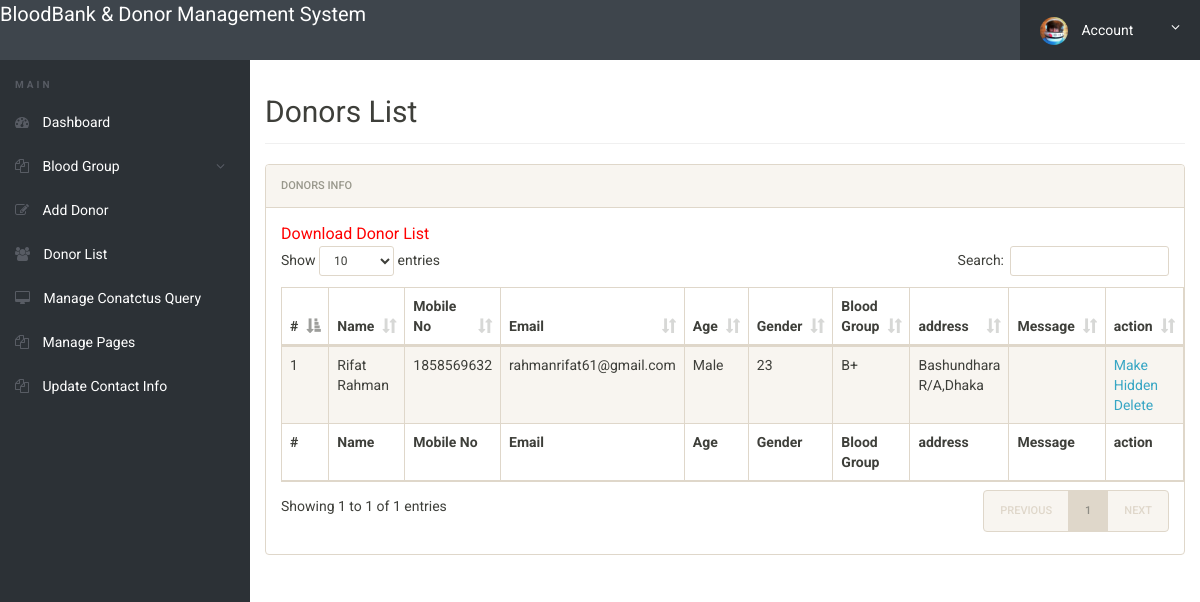
Screenshot of /admin/donor-list.php (signed in) with the database file from the repository.
### tables this page shows
CREATE TABLE `tblblooddonars` (
  `id` int(20) NOT NULL,
  `MobileNumber` int(50) NOT NULL,
  `FullName` varchar(50) NOT NULL,
  `EmailId` varchar(50) NOT NULL,
  `Gender` varchar(20) NOT NULL,
  `Age` int(20) NOT NULL,
  `BloodGroup` varchar(15) NOT NULL,
  `Address` varchar(50) NOT NULL,
  `Message` varchar(255) NOT NULL,
  `PostingDate` timestamp(6) NOT NULL DEFAULT current_timestamp(6) ON UPDATE current_timestamp(6),
  `status` int(20) NOT NULL
);

### admin/donor-list.php (the view, shortened to what this page needs)
<?php
include('includes/config.php');
if(strlen($_SESSION['alogin'])==0)
	{
header('location:index.php');
}
else{
 ?>
<!doctype html>
<html lang="en" class="no-js">
<head>
	<link rel="stylesheet" href="css/font-awesome.min.css">
	<link rel="stylesheet" href="css/bootstrap.min.css">
	<link rel="stylesheet" href="css/dataTables.bootstrap.min.css">
	<link rel="stylesheet" href="css/bootstrap-social.css">
	<link rel="stylesheet" href="css/bootstrap-select.css">
	<link rel="stylesheet" href="css/fileinput.min.css">
	<link rel="stylesheet" href="css/awesome-bootstrap-checkbox.css">
	<link rel="stylesheet" href="css/style.css">
</head>
<body>
	<?php include('includes/header.php');?>
	<div class="ts-main-content">
		<?php include('includes/leftbar.php');?>
		<div class="content-wrapper">
			<div class="container-fluid">
				<div class="row">
					<div class="col-md-12">
						<h2 class="page-title">Donors List</h2>
						<div class="panel panel-default">
							<div class="panel-heading">Donors Info</div>
							<div class="panel-body">
				<a href="download-records.php" style="color:red; font-size:16px;">Download Donor List</a>
								<table id="zctb" class="display table table-striped table-bordered table-hover" cellspacing="0" width="100%">
									<thead>
										<tr>
										<th>#</th>
											<th>Name</th>
											<th>Mobile No</th>
											<th>Email</th>
											<th>Age</th>
											<th>Gender</th>
											<th>Blood Group</th>
											<th>address</th>
											<th>Message </th>
											<th>action </th>
										</tr>
									</thead>
									<tfoot>
										<tr>
										<th>#</th>
										<th>Name</th>
											<th>Mobile No</th>
											<th>Email</th>
											<th>Age</th>
											<th>Gender</th>
											<th>Blood Group</th>
											<th>address</th>
											<th>Message </th>
											<th>action </th>
										</tr>
									</tfoot>
									<tbody>
<?php $sql = "SELECT * from  tblblooddonars ";
$query = $dbh -> prepare($sql);
$query->execute();
$results=$query->fetchAll(PDO::FETCH_OBJ);
$cnt=1;
if($query->rowCount() > 0)
{
foreach($results as $result)
{				?>
										<tr>
											<td><?php echo htmlentities($cnt);?></td>
											<td><?php echo htmlentities($result->FullName);?></td>
											<td><?php echo htmlentities($result->MobileNumber);?></td>
											<td><?php echo htmlentities($result->EmailId);?></td>
											<td><?php echo htmlentities($result->Gender);?></td>
											<td><?php echo htmlentities($result->Age);?></td>
											<td><?php echo htmlentities($result->BloodGroup);?></td>
											<td><?php echo htmlentities($result->Address);?></td>
											<td><?php echo htmlentities($result->Message);?></td>
										<td>
<?php if($result->status==1)
{?>
<a href="donor-list.php?hidden=<?php echo htmlentities($result->id);?>" onclick="return confirm('Do you really want to hiidden this detail')"> Make Hidden</a>
<?php } else {?>
<a href="donor-list.php?public=<?php echo htmlentities($result->id);?>" onclick="return confirm('Do you really want to Public this detail')"> Make Public</a>
<?php } ?>
<a href="donor-list.php?del=<?php echo htmlentities($result->id);?>" onclick="return confirm('Do you really want to delete this record')"> Delete</a>
</td>
										</tr>
										<?php $cnt=$cnt+1; }} ?>
									</tbody>
								</table>
							</div>
						</div>
					</div>
				</div>
			</div>
		</div>
	</div>
</body>
</html>
<?php } ?>

### admin/css/style.css (style rules this page uses)
html { font-size: 14px; }
@media only screen and (min-width: 480px) { html { font-size: 17px; } }
@media only screen and (min-width: 768px) { html { font-size: 14px; } }
body { font-size: 1em; }
a { color: #37a6c4; }
.panel { overflow: hidden; }
.page-title { padding-bottom: 15px; margin-bottom: 20px; border-bottom: 1px solid #f0f0f0; }
.ts-main-content .content-wrapper { padding-top: 15px; margin-top: 60px; }
@media only screen and (min-width: 992px) { .ts-main-content .content-wrapper { margin-left: 250px; } }

### rows the page displays
tblblooddonars: FullName "Rifat Rahman", MobileNumber "1858569632", EmailId "rahmanrifat61@gmail.com", Gender "Male", Age "23", BloodGroup "B+", Address "Bashundhara R/A,Dhaka"
